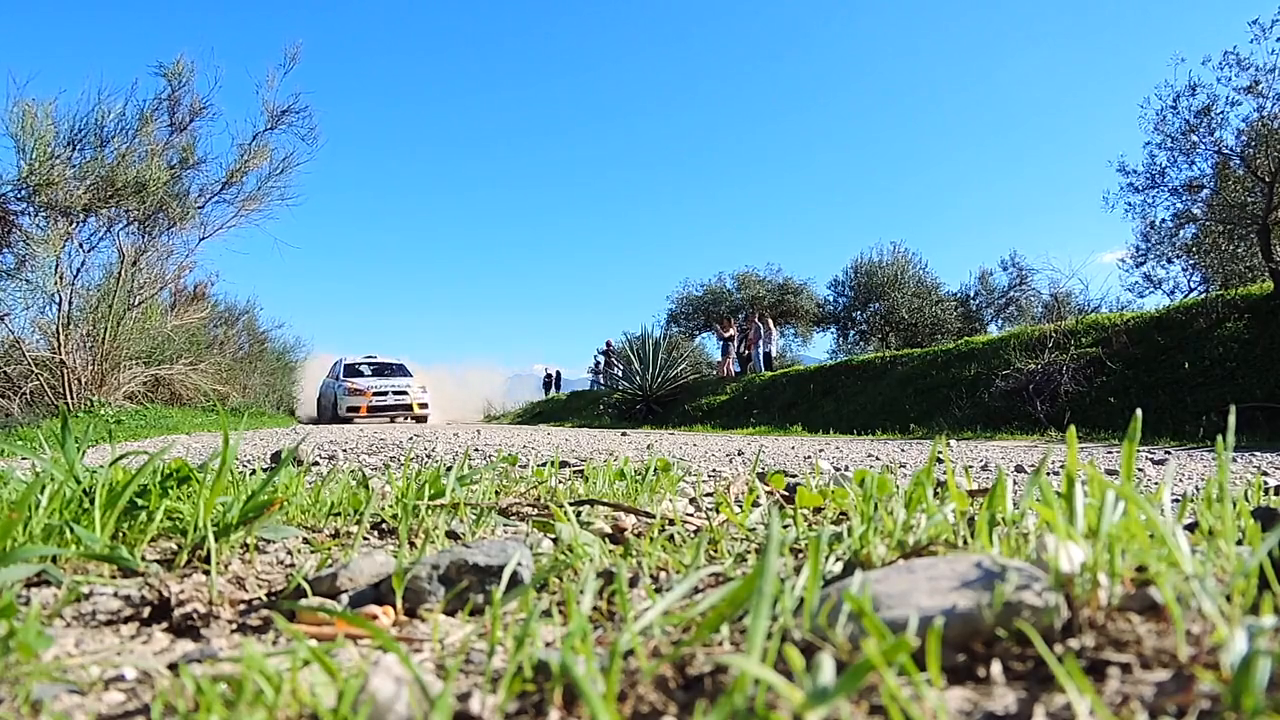
#> input picture frame 24 of Optical Flow/medium.mp4, 1280 x 720 px, given in place of happy.mp4, which was not available
$ python dense.py
#> lines starting #> are read from the running program, lines starting #| are printed output that depends on the picture; pictures that were not available may be replaced by others from this repository, and a replacement may not be noted
import cv2 as cv
import numpy as np

# Open the video file
cap = cv.VideoCapture("happy.mp4")

# Read the first frame
ret, first_frame = cap.read()
#> first_frame is the input picture: shape (720, 1280, 3); mean B, G, R 154.7, 152.5, 113.4

# Resize the first frame
small_first_frame = cv.resize(first_frame, (640, 360))
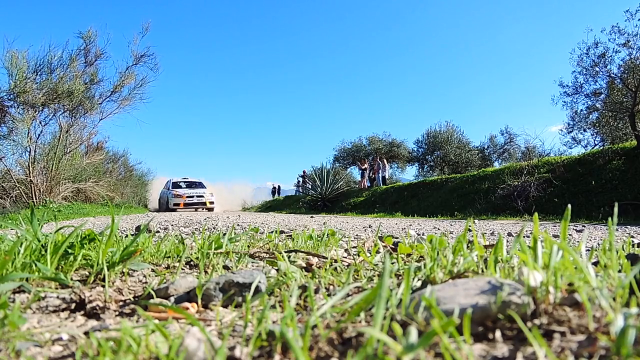
#> small_first_frame: shape (360, 640, 3); mean B, G, R 154.7, 152.6, 113.5

# Convert to grayscale
prev_gray = cv.cvtColor(small_first_frame, cv.COLOR_BGR2GRAY)
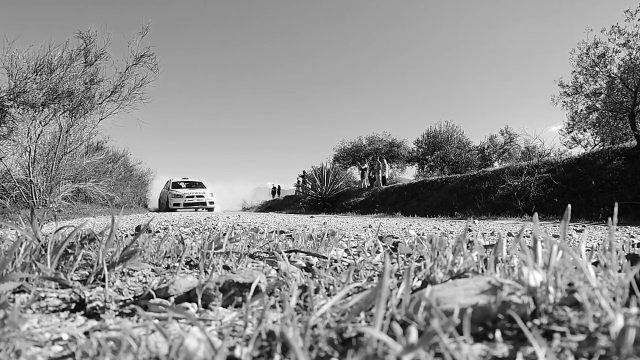
#> prev_gray: shape (360, 640); min 1, max 255, mean 141.2

# Create a mask image for drawing purposes
mask = np.zeros_like(small_first_frame)
mask[..., 1] = 255

while cap.isOpened():
    ret, frame = cap.read()
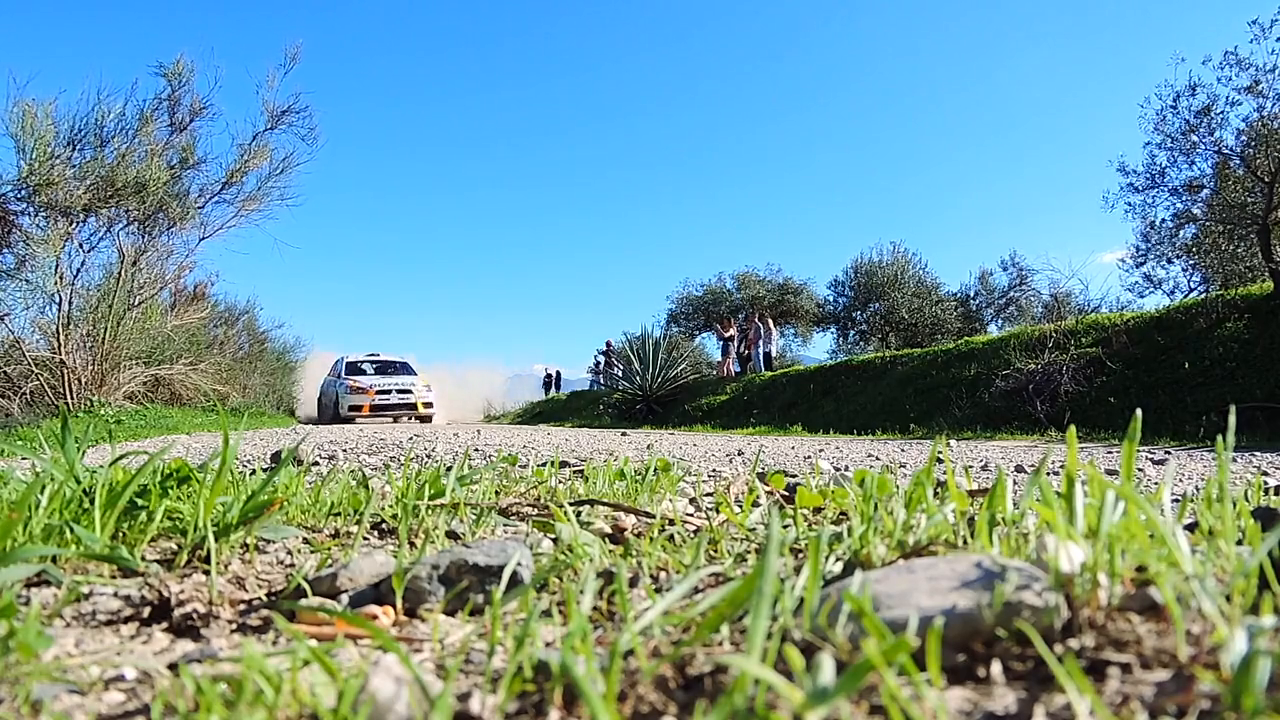
#> input picture frame 25 of Optical Flow/medium.mp4, 1280 x 720 px, given in place of happy.mp4, which was not available
#> frame is the input picture: shape (720, 1280, 3); mean B, G, R 154.5, 152.4, 113.2
    if not ret:
        break

    # Resize the frame
    small_frame = cv.resize(frame, (640, 360))

    # Show the input frame
    cv.imshow("input", small_frame)

    # Convert to grayscale
    gray = cv.cvtColor(small_frame, cv.COLOR_BGR2GRAY)

    # Calculate dense optical flow using Farneback method
    flow = cv.calcOpticalFlowFarneback(prev_gray, gray, None, 0.5, 3, 15, 3, 5, 1.2, 0)

    # Compute magnitude and angle of the flow vectors
    magnitude, angle = cv.cartToPolar(flow[..., 0], flow[..., 1])
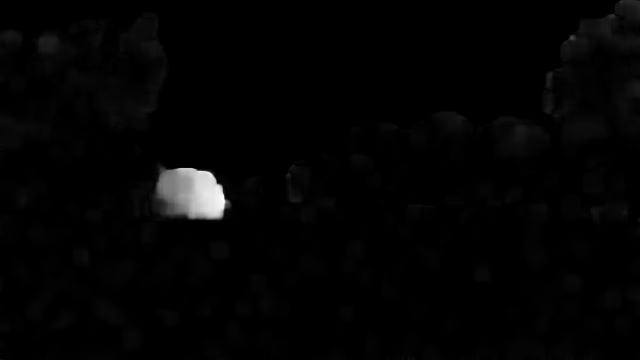
#> magnitude: shape (360, 640) float32; min 2.02e-14, max 2.6, mean 0.0414; drawn with min black and max white
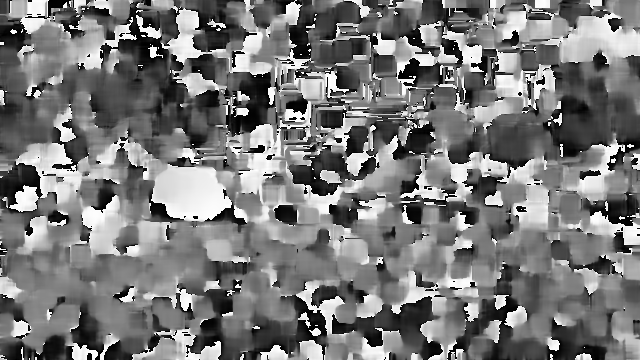
#> angle: shape (360, 640) float32; min 1.13e-05, max 6.28, mean 2.99; drawn with min black and max white

    # Set the hue according to the optical flow direction
    mask[..., 0] = angle * 180 / np.pi / 2
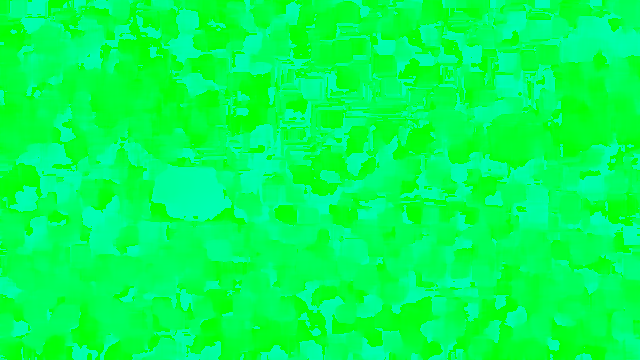
#> mask: shape (360, 640, 3); mean of channels 0, 1, 2 85, 255, 0; drawn as B, G, R

    # Set the value according to the optical flow magnitude (normalized)
    mask[..., 2] = cv.normalize(magnitude, None, 0, 255, cv.NORM_MINMAX)

    # Convert HSV to RGB (BGR) color representation
    rgb = cv.cvtColor(mask, cv.COLOR_HSV2BGR)

    # Show the dense optical flow
    cv.imshow("dense optical flow", rgb)

    # Update previous frame
    prev_gray = gray

    # Break the loop if 'q' key is pressed
    if cv.waitKey(1) & 0xFF == ord('q'):
#> (key q is pressed here)
        break

# Release the capture object and close all OpenCV windows
cap.release()
cv.destroyAllWindows()

$ run again, starting later in the video
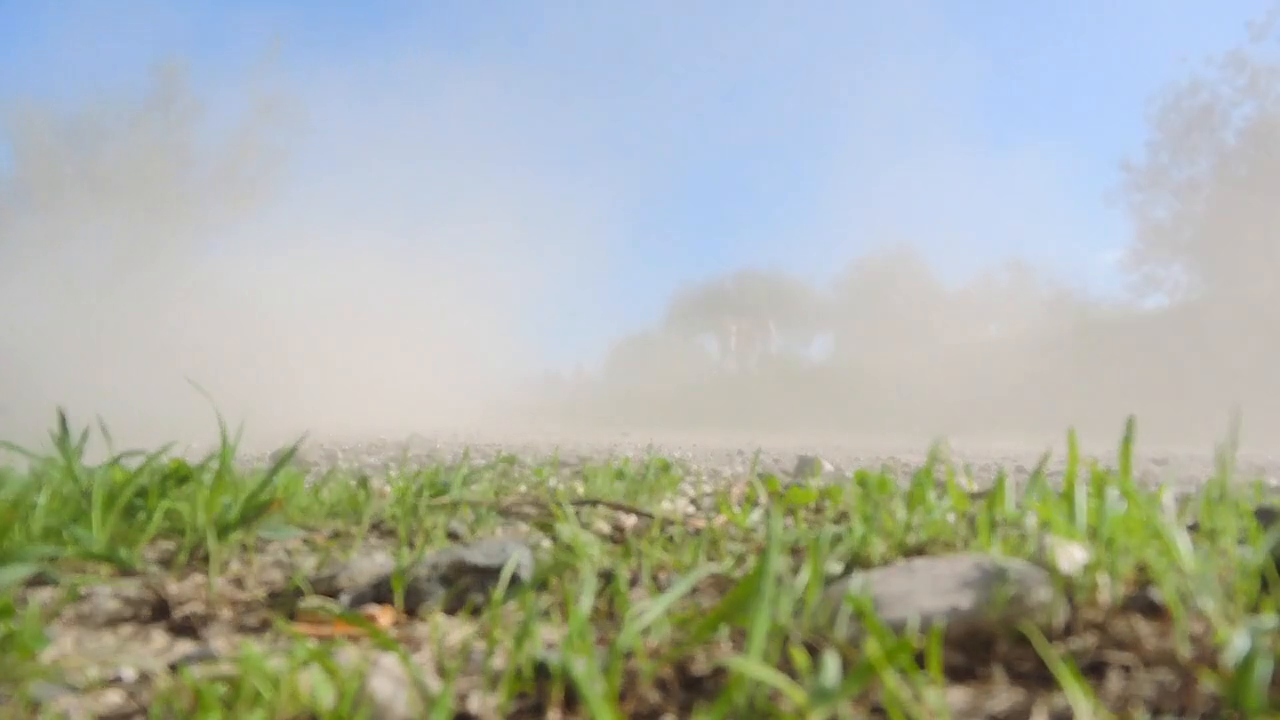
#> input picture frame 108 of Optical Flow/medium.mp4, 1280 x 720 px, given in place of happy.mp4, which was not available
#> first_frame is the input picture: shape (720, 1280, 3); mean B, G, R 166.6, 176.8, 170.7
#> `mask[..., 2] = cv.normalize(magnitude, None, 0, 255, cv.NORM_MINMAX)`:
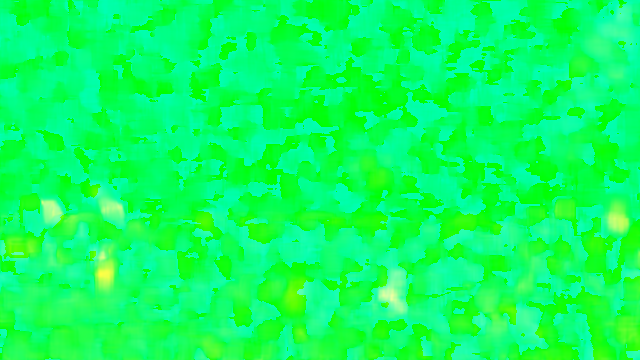
#> mask: shape (360, 640, 3); mean of channels 0, 1, 2 95.7, 255, 11.4; drawn as B, G, R
#> `rgb = cv.cvtColor(mask, cv.COLOR_HSV2BGR)`:
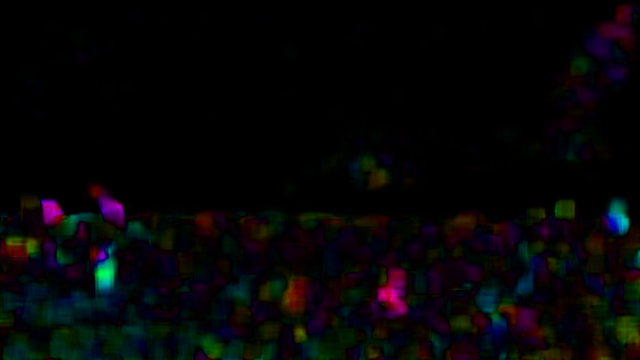
#> rgb: shape (360, 640, 3); mean B, G, R 6.2, 5.3, 5.5

$ run again, starting later in the video
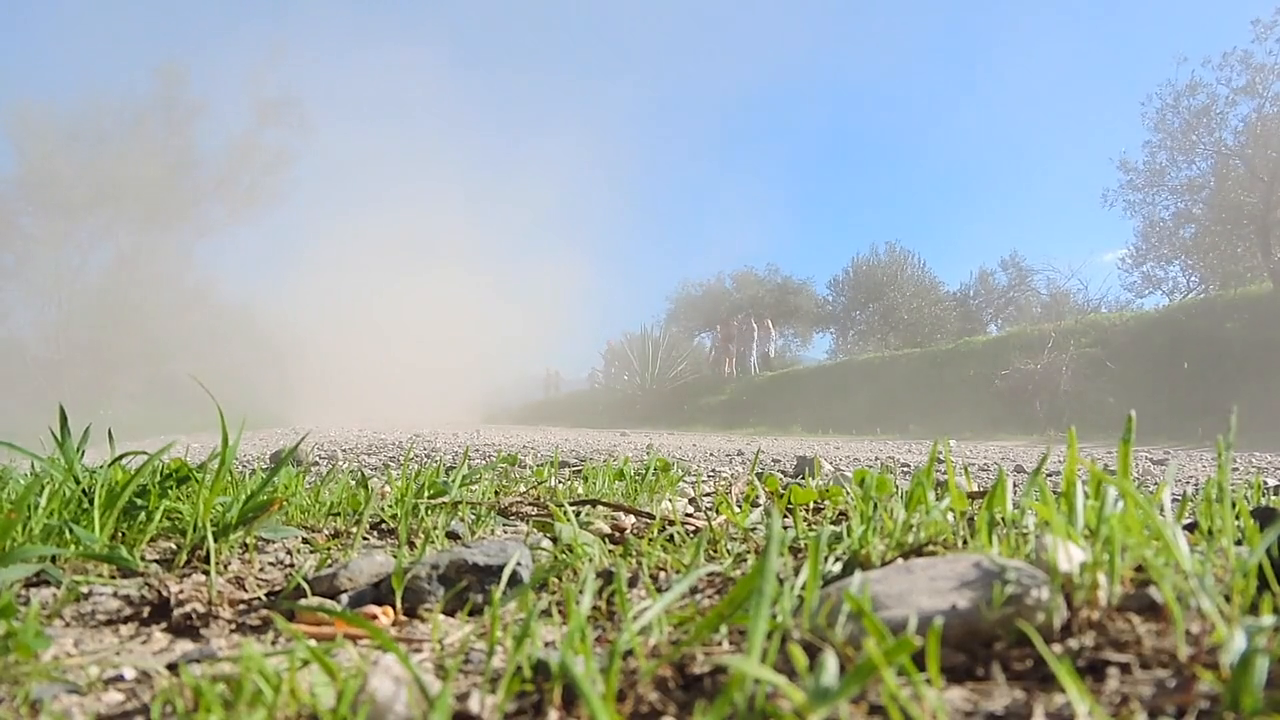
#> input picture frame 192 of Optical Flow/medium.mp4, 1280 x 720 px, given in place of happy.mp4, which was not available
#> first_frame is the input picture: shape (720, 1280, 3); mean B, G, R 161.1, 170.8, 161.3
#> `mask[..., 2] = cv.normalize(magnitude, None, 0, 255, cv.NORM_MINMAX)`:
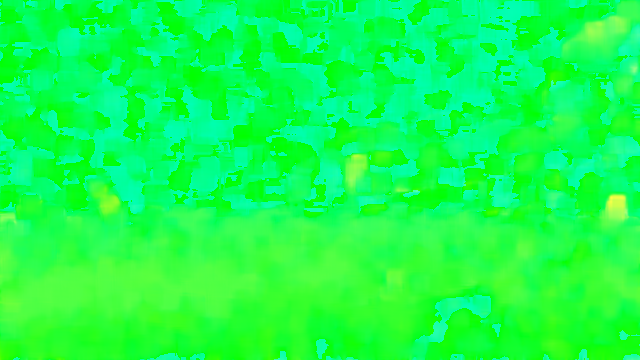
#> mask: shape (360, 640, 3); mean of channels 0, 1, 2 77.2, 255, 21.7; drawn as B, G, R
#> `rgb = cv.cvtColor(mask, cv.COLOR_HSV2BGR)`:
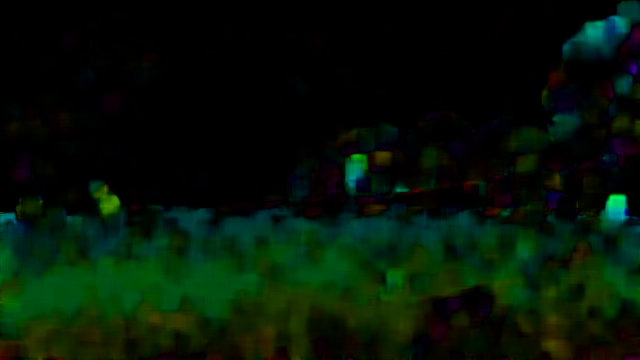
#> rgb: shape (360, 640, 3); mean B, G, R 6.1, 20.2, 4.4
